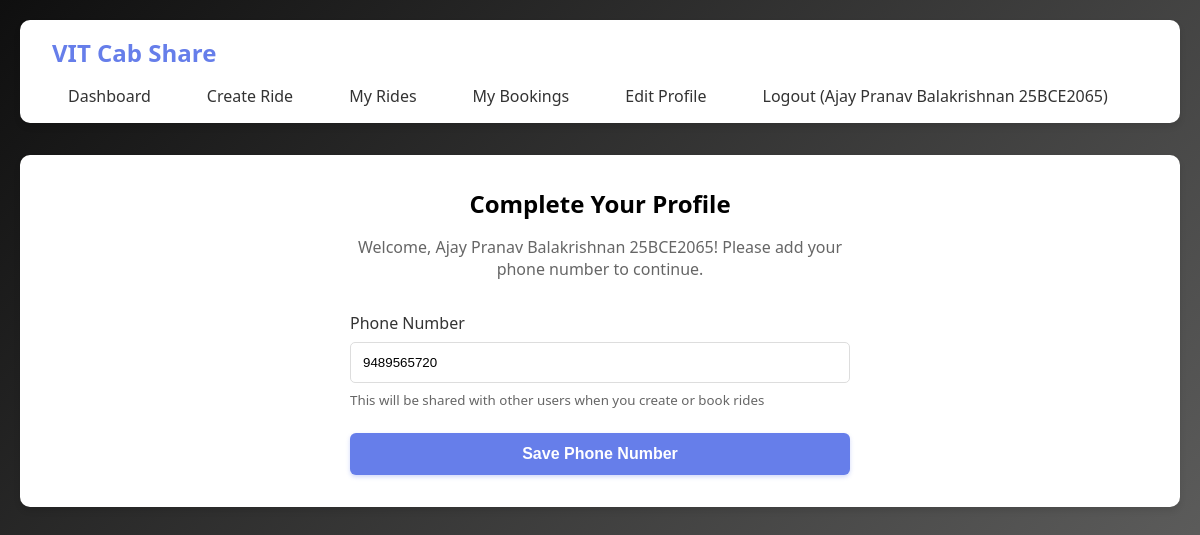
Page /complete_profile (signed in) on the committed database.
### app.py (models this page shows)
class User(db.Model):
    id = db.Column(db.Integer, primary_key=True)
    name = db.Column(db.String(100), nullable=False)
    email = db.Column(db.String(120), unique=True, nullable=False)
    phone = db.Column(db.String(15), nullable=True)
    google_id = db.Column(db.String(100), unique=True, nullable=False)
    rides = db.relationship('Ride', backref='creator', lazy=True)
    bookings = db.relationship('Booking', backref='user', lazy=True)

### app.py (the view)
@app.route('/complete_profile', methods=['GET', 'POST'])
def complete_profile():
    if 'user_id' not in session:
        return redirect(url_for('login'))
    user = User.query.get(session['user_id'])
    if not user:
        session.clear()
        flash('Session expired. Please login again.', 'error')
        return redirect(url_for('login'))
    if request.method == 'POST':
        phone = request.form['phone']
        user.phone = phone
        db.session.commit()
        flash('Profile updated successfully!', 'success')
        return redirect(url_for('index'))
    return render_template('complete_profile.html', user=user)

### templates/complete_profile.html (shortened to what this page needs)
{% extends "base.html" %}
{% block content %}
<div style="max-width: 500px; margin: 0 auto;">
    <h2 style="margin-bottom: 1rem; text-align: center;">Complete Your Profile</h2>
    <p style="text-align: center; color: #666; margin-bottom: 2rem;">
        Welcome, {{ user.name }}! Please add your phone number to continue.
    </p>
    <form method="POST">
        <div class="form-group">
            <label for="phone">Phone Number</label>
            <input type="tel" id="phone" name="phone" placeholder="+91 XXXXXXXXXX" value="{{ user.phone or '' }}" required>
            <small style="color: #666; display: block; margin-top: 0.5rem;">
                This will be shared with other users when you create or book rides
            </small>
        </div>
        <button type="submit" class="btn" style="width: 100%;">Save Phone Number</button>
    </form>
</div>
{% endblock %}

### templates/base.html (shortened to what this page needs)
<!DOCTYPE html>
<html lang="en">
<head>
</head>
<body>
    <div class="container">
        <nav>
            <h1> VIT Cab Share</h1>
            <ul>
                {% if session.user_id %}
                    <li><a href="{{ url_for('index') }}">Dashboard</a></li>
                    <li><a href="{{ url_for('create_ride') }}">Create Ride</a></li>
                    <li><a href="{{ url_for('my_rides') }}">My Rides</a></li>
                    <li><a href="{{ url_for('my_bookings') }}">My Bookings</a></li>
                    <li><a href="{{ url_for('edit_profile') }}">Edit Profile</a></li>
                    <li><a href="{{ url_for('logout') }}">Logout ({{ session.user_name }})</a></li>
                {% else %}
                    <li><a href="{{ url_for('login') }}">Login with Google</a></li>
                {% endif %}
            </ul>
        </nav>
        <div class="content">
            {% block content %}{% endblock %}
        </div>
    </div>
</body>
</html>

### templates/base.html (style rules this page uses)
* { margin: 0; padding: 0; box-sizing: border-box; }
body { font-family: 'Segoe UI', Tahoma, Geneva, Verdana, sans-serif; background: linear-gradient(135deg, #0f0f0f 0%, #676766 100%); min-height: 100vh; padding: 20px; }
.container { max-width: 1200px; margin: 0 auto; }
nav { background: white; padding: 1rem 2rem; border-radius: 10px; margin-bottom: 2rem; box-shadow: 0 4px 6px rgba(0,0,0,0.1); display: flex; justify-content: space-between; align-items: center; flex-wrap: wrap; gap: 1rem; }
nav h1 { color: #667eea; font-size: 1.5rem; }
nav ul { list-style: none; display: flex; gap: 1.5rem; flex-wrap: wrap; }
nav a { color: #333; text-decoration: none; font-weight: 500; transition: all 0.3s; padding: 0.5rem 1rem; border-radius: 5px; }
.content { background: white; padding: 2rem; border-radius: 10px; box-shadow: 0 4px 6px rgba(0,0,0,0.1); }
.btn { display: inline-block; padding: 0.75rem 1.5rem; background: #667eea; color: white; text-decoration: none; border-radius: 6px; border: none; cursor: pointer; font-size: 1rem; font-weight: 600; transition: all 0.3s; box-shadow: 0 2px 4px rgba(102, 126, 234, 0.3); }
form { max-width: 500px; }
.form-group { margin-bottom: 1.5rem; }
label { display: block; margin-bottom: 0.5rem; font-weight: 500; color: #333; }
input, select, textarea { width: 100%; padding: 0.75rem; border: 1px solid #ddd; border-radius: 5px; }

### rows in the picture
User: user_name "Ajay Pranav Balakrishnan 25BCE2065", name "Ajay Pranav Balakrishnan 25BCE2065", phone "9489565720"
